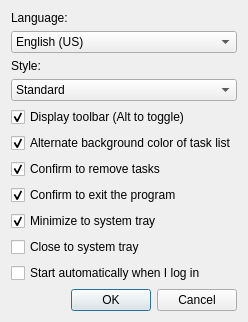
<?xml version="1.0" encoding="UTF-8"?>
<ui version="4.0">
 <class>ConfigurationDialog</class>
 <widget class="QDialog" name="ConfigurationDialog">
  <property name="geometry">
   <rect>
    <x>0</x>
    <y>0</y>
    <width>227</width>
    <height>310</height>
   </rect>
  </property>
  <property name="windowTitle">
   <string>Configuration</string>
  </property>
  <layout class="QHBoxLayout" name="horizontalLayout">
   <item>
    <layout class="QVBoxLayout" name="verticalLayout_defaultSettings">
     <item>
      <widget class="QLabel" name="label_language">
       <property name="text">
        <string>Language:</string>
       </property>
      </widget>
     </item>
     <item>
      <widget class="QComboBox" name="comboBox_language">
       <item>
        <property name="text">
         <string>English (US)</string>
        </property>
       </item>
       <item>
        <property name="text">
         <string>Português (Brasil)</string>
        </property>
       </item>
      </widget>
     </item>
     <item>
      <widget class="QLabel" name="label_style">
       <property name="text">
        <string>Style:</string>
       </property>
      </widget>
     </item>
     <item>
      <widget class="QComboBox" name="comboBox_style">
       <item>
        <property name="text">
         <string>Standard</string>
        </property>
       </item>
       <item>
        <property name="text">
         <string>Fusion</string>
        </property>
       </item>
       <item>
        <property name="text">
         <string>Fusion (dark with green)</string>
        </property>
       </item>
       <item>
        <property name="text">
         <string>Fusion (dark with yellow)</string>
        </property>
       </item>
       <item>
        <property name="text">
         <string>Fusion (dark with blue)</string>
        </property>
       </item>
       <item>
        <property name="text">
         <string>Fusion (dark with orange)</string>
        </property>
       </item>
      </widget>
     </item>
     <item>
      <widget class="QCheckBox" name="checkBox_displayToolbar">
       <property name="text">
        <string>Display toolbar (Alt to toggle)</string>
       </property>
       <property name="checked">
        <bool>true</bool>
       </property>
      </widget>
     </item>
     <item>
      <widget class="QCheckBox" name="checkBox_alternateBackgroundColor">
       <property name="text">
        <string>Alternate background color of task list</string>
       </property>
       <property name="checked">
        <bool>true</bool>
       </property>
      </widget>
     </item>
     <item>
      <widget class="QCheckBox" name="checkBox_confirmToRemoveTasks">
       <property name="text">
        <string>Confirm to remove tasks</string>
       </property>
       <property name="checked">
        <bool>true</bool>
       </property>
      </widget>
     </item>
     <item>
      <widget class="QCheckBox" name="checkBox_confirmToExitProgram">
       <property name="text">
        <string>Confirm to exit the program</string>
       </property>
       <property name="checked">
        <bool>true</bool>
       </property>
      </widget>
     </item>
     <item>
      <widget class="QCheckBox" name="checkBox_minimizeToSystemTray">
       <property name="text">
        <string>Minimize to system tray</string>
       </property>
       <property name="checked">
        <bool>true</bool>
       </property>
      </widget>
     </item>
     <item>
      <widget class="QCheckBox" name="checkBox_closeToSystemTray">
       <property name="text">
        <string>Close to system tray</string>
       </property>
      </widget>
     </item>
     <item>
      <widget class="QCheckBox" name="checkBox_startAutomatically">
       <property name="text">
        <string>Start automatically when I log in</string>
       </property>
      </widget>
     </item>
     <item>
      <widget class="QDialogButtonBox" name="buttonBox">
       <property name="orientation">
        <enum>Qt::Horizontal</enum>
       </property>
       <property name="standardButtons">
        <set>QDialogButtonBox::Cancel|QDialogButtonBox::Ok</set>
       </property>
      </widget>
     </item>
    </layout>
   </item>
  </layout>
 </widget>
 <resources/>
 <connections>
  <connection>
   <sender>buttonBox</sender>
   <signal>accepted()</signal>
   <receiver>ConfigurationDialog</receiver>
   <slot>accept()</slot>
   <hints>
    <hint type="sourcelabel">
     <x>248</x>
     <y>254</y>
    </hint>
    <hint type="destinationlabel">
     <x>157</x>
     <y>274</y>
    </hint>
   </hints>
  </connection>
  <connection>
   <sender>buttonBox</sender>
   <signal>rejected()</signal>
   <receiver>ConfigurationDialog</receiver>
   <slot>reject()</slot>
   <hints>
    <hint type="sourcelabel">
     <x>316</x>
     <y>260</y>
    </hint>
    <hint type="destinationlabel">
     <x>286</x>
     <y>274</y>
    </hint>
   </hints>
  </connection>
 </connections>
</ui>
